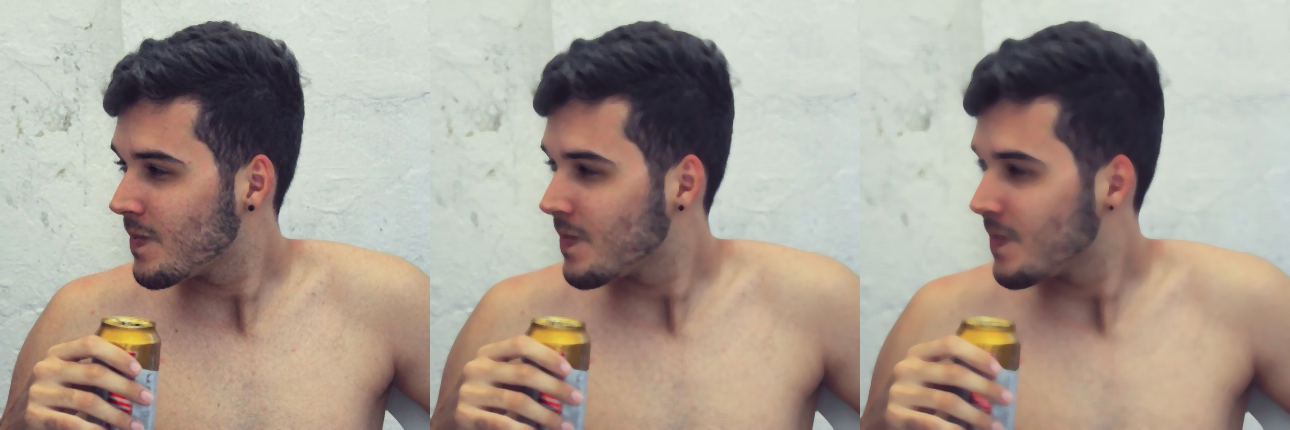
#> input picture output/Imagem_borrada_Median.png, 1290 x 430 px; its folder holds only this picture in this run
$ python main.py --image output/Imagem_borrada_Median.png   (older library calls are emulated)
#> lines starting #> are read from the running program, lines starting #| are printed output that depends on the picture; after the words box and inside, x2 and y2 are one past the last pixel; in counts of white or black regions, pixels touching at a corner belong together
#> further down, image is the input picture: shape (430, 1290, 3); mean B, G, R 144.8, 155.8, 168.5
### src/countours.py
import cv2
import numpy as np


def def_contornos(image,fator_de_reduc=1):

#> called with fator_de_reduc = 1
    img_redim = cv2.resize(image, None, fx = 1/fator_de_reduc, fy = 1/fator_de_reduc, interpolation = cv2.INTER_AREA)

    gray = cv2.cvtColor(img_redim, cv2.COLOR_BGR2GRAY)
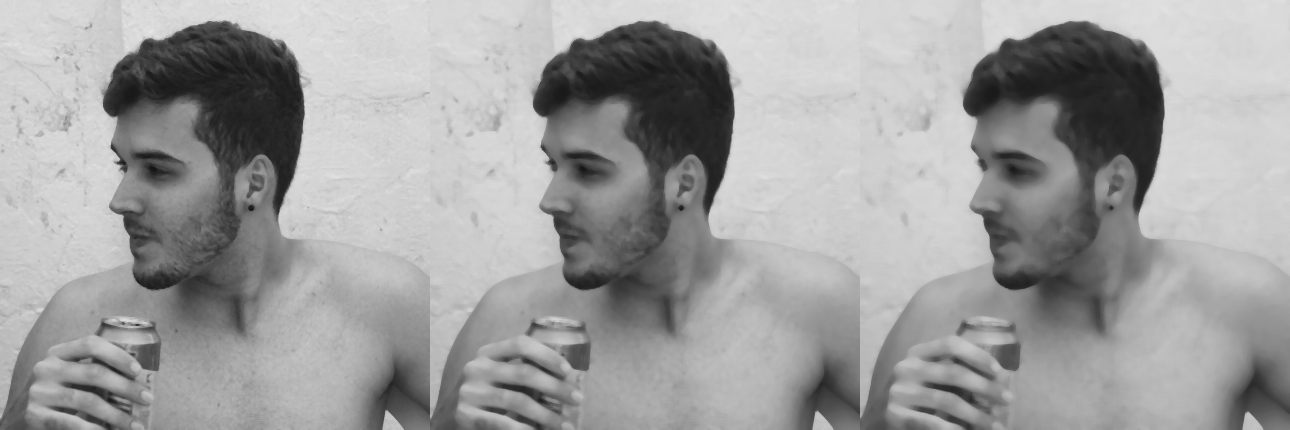
#> gray: shape (430, 1290); min 20, max 229, mean 158.3
    blurred = cv2.GaussianBlur(gray, (11, 11), 0)
    cv2.imshow("Image", img_redim)
    edged = cv2.Canny(blurred, 30, 150)
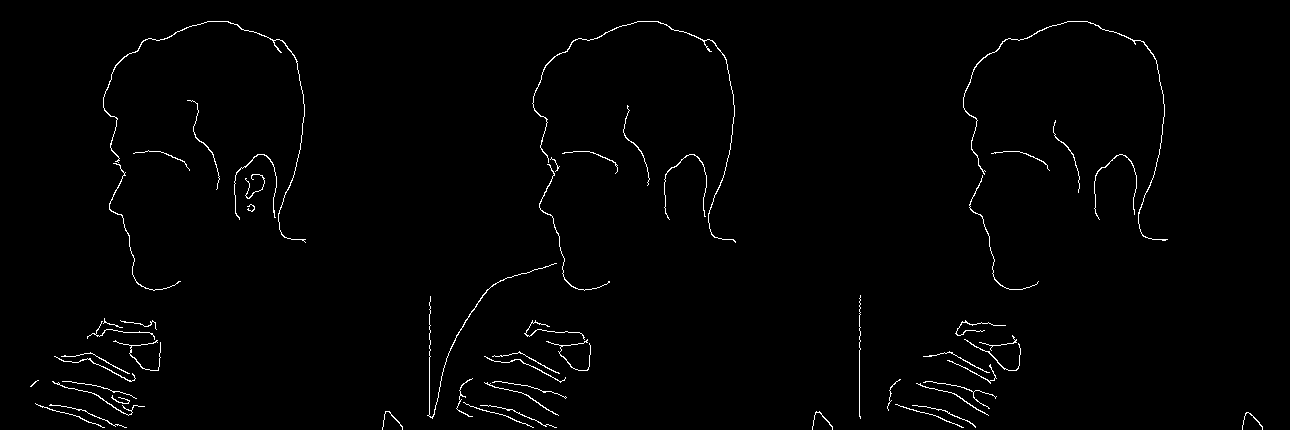
#> edged: shape (430, 1290); 1.2% white in thin lines or dots
    cv2.imshow("Edges", edged)


    # aux_img = canny
    # aux_name = 'Canny'

    (_, cnts, _) = cv2.findContours(edged.copy(), cv2.RETR_EXTERNAL,cv2.CHAIN_APPROX_SIMPLE)
#> cnts = 54 contours, 36 with area under 20; largest, box (x1, y1, x2, y2) and area: (103, 21, 306, 243) 105, (963, 21, 1168, 241) 103, (532, 21, 736, 243) 100, (427, 263, 557, 419) 42, (539, 164, 610, 291) 34
    # print("I count {} coins in this image".format(len(cnts)))
    coins = image.copy()
    cv2.drawContours(coins, cnts, -1, (0, 255, 0), 1)
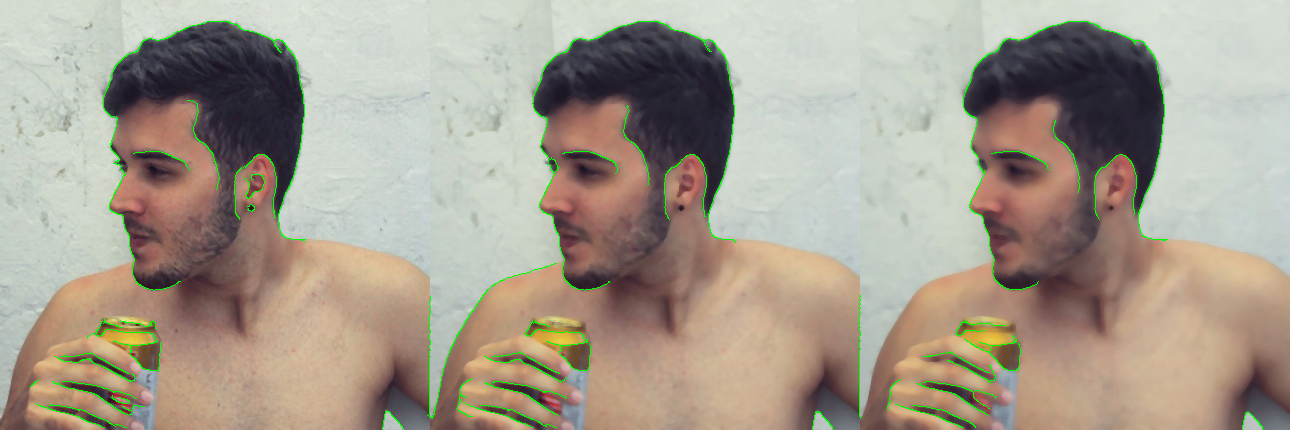
#> coins: shape (430, 1290, 3); 1.24% of pixels changed, all inside (x1, y1, x2, y2) = (30, 21, 1263, 430)
    cv2.imshow("Coins", coins)

    k = cv2.waitKey(0)
#> (key Esc is pressed here)
    if k==27:
        cv2.destroyAllWindows()
    elif ord('s'):
        cv2.imwrite("output/Contornada_pintada.png",coins)
        cv2.imwrite("output/Contornada.png",edged)


    # [5 lines of commented-out code are left out]

### main.py
import numpy as np
import cv2
import argparse

import src.R_G_B as rgb
import src.Img_Colorida as imcolor
import src.img_borrada  as imborr
import src.Threshold as bin
import src.Edge_detection as edg
import src.countours as ct


ap = argparse.ArgumentParser()
ap.add_argument("-i", "--image", required = True,
help = "Path to the image")
args = vars(ap.parse_args())
image = cv2.imread(args["image"])


# # Mostrando a imagem dividida em (R G e B).
# # Press 'esc' para sair ou press 's' para salvar as imagens
# rgb.exibe_rgb(image)

# # Mostrando a imagem colorida (R G e B).
# # Press 'esc' para sair ou press 's' para salvar as imagens
# imcolor.imagem_colorida(image)

# # Borrando a imagem
# imborr.borrar_img(image,2)

# # Binarizando a imagem
# bin.binarizar_imagem(image)

# # Detecção de borda da imagem
# edg.edge_detect(image,1)

# Definindo os contornos da imagem
ct.def_contornos(image,1)
